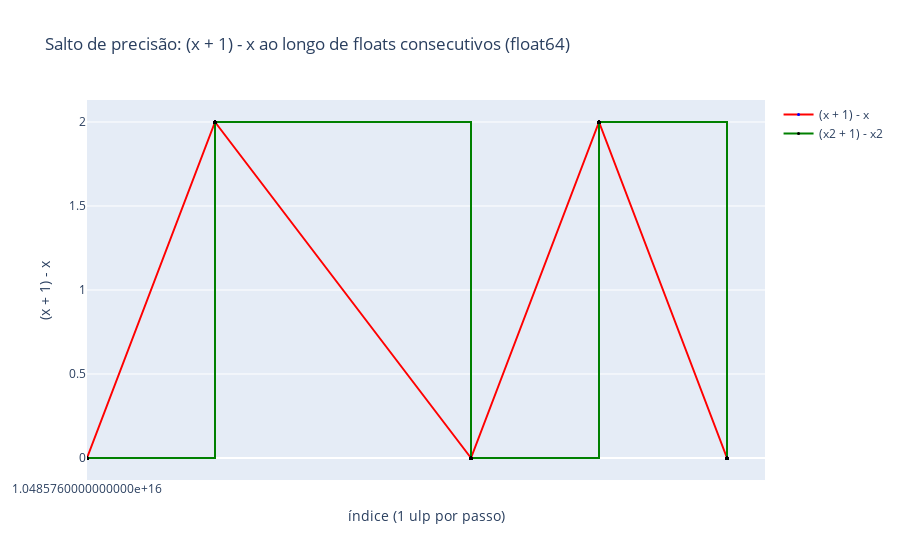

The cell this chart's notebook holds for it:
### Code cell
# Valor inicial grande onde a adição de 1 começa a ser ignorada
z = np.float64(40**10)
z2 = z

step = 8

# Gerar 1000 floats consecutivos em float64 (1 ulp entre eles)
x = np.linspace(z , z+step , 100, dtype=np.float64)

# Avaliar a expressão (x + 1) - x
y = x + 1 - x


# Valor inicial grande onde a adição de 1 começa a ser ignorada


x2 = np.linspace(z2 , z2+step ,1000, dtype=np.float64)

# Avaliar a expressão (x + 1) - x
y2 = x2 + 1 - x2

# Plot
fig = go.Figure()
fig.add_trace(go.Scatter(x=x, y=y,
                         mode="lines+markers",
                         line=dict(color="red"),
                         marker=dict(size=3, color="blue"),
                         name="(x + 1) - x"))

fig.add_trace(go.Scatter(x=x2, y=y2,
                         mode="lines+markers",
                         line=dict(color="green"),
                         marker=dict(size=3, color="black"),
                         name="(x2 + 1) - x2",
                         line_shape="hv")
                         )

fig.update_layout(
    title="Salto de precisão: (x + 1) - x ao longo de floats consecutivos (float64)",
    xaxis_title="índice (1 ulp por passo)",
    yaxis_title="(x + 1) - x",
    xaxis=dict(tickformat=".16e") 
)

fig.show()

### Figure 1 — Plotly figure (JSON) as saved in the notebook; plotly's stock layout.template omitted (floating-point values rounded to 4 significant figures; data arrays with more than 128 entries replaced by an {"elided": "..."} marker saying what was removed)
{"data": [{"line": {"color": "red"}, "marker": {"color": "blue", "size": 3}, "mode": "lines+markers", "name": "(x + 1) - x", "type": "scatter", "x": [1.049e+16, 1.049e+16, 1.049e+16, 1.049e+16, 1.049e+16, 1.049e+16, 1.049e+16, 1.049e+16, 1.049e+16, 1.049e+16, 1.049e+16, 1.049e+16, 1.049e+16, 1.049e+16, 1.049e+16, 1.049e+16, 1.049e+16, 1.049e+16, 1.049e+16, 1.049e+16, 1.049e+16, 1.049e+16, 1.049e+16, 1.049e+16, 1.049e+16, 1.049e+16, 1.049e+16, 1.049e+16, 1.049e+16, 1.049e+16, 1.049e+16, 1.049e+16, 1.049e+16, 1.049e+16, 1.049e+16, 1.049e+16, 1.049e+16, 1.049e+16, 1.049e+16, 1.049e+16, 1.049e+16, 1.049e+16, 1.049e+16, 1.049e+16, 1.049e+16, 1.049e+16, 1.049e+16, 1.049e+16, 1.049e+16, 1.049e+16, 1.049e+16, 1.049e+16, 1.049e+16, 1.049e+16, 1.049e+16, 1.049e+16, 1.049e+16, 1.049e+16, 1.049e+16, 1.049e+16, 1.049e+16, 1.049e+16, 1.049e+16, 1.049e+16, 1.049e+16, 1.049e+16, 1.049e+16, 1.049e+16, 1.049e+16, 1.049e+16, 1.049e+16, 1.049e+16, 1.049e+16, 1.049e+16, 1.049e+16, 1.049e+16, 1.049e+16, 1.049e+16, 1.049e+16, 1.049e+16, 1.049e+16, 1.049e+16, 1.049e+16, 1.049e+16, 1.049e+16, 1.049e+16, 1.049e+16, 1.049e+16, 1.049e+16, 1.049e+16, 1.049e+16, 1.049e+16, 1.049e+16, 1.049e+16, 1.049e+16, 1.049e+16, 1.049e+16, 1.049e+16, 1.049e+16, 1.049e+16], "y": [0.0, 0.0, 0.0, 0.0, 0.0, 0.0, 0.0, 0.0, 0.0, 0.0, 0.0, 0.0, 0.0, 2.0, 2.0, 2.0, 2.0, 2.0, 2.0, 2.0, 2.0, 2.0, 2.0, 2.0, 2.0, 2.0, 2.0, 2.0, 2.0, 2.0, 2.0, 2.0, 2.0, 2.0, 2.0, 2.0, 2.0, 2.0, 0.0, 0.0, 0.0, 0.0, 0.0, 0.0, 0.0, 0.0, 0.0, 0.0, 0.0, 0.0, 0.0, 0.0, 0.0, 0.0, 0.0, 0.0, 0.0, 0.0, 0.0, 0.0, 0.0, 0.0, 2.0, 2.0, 2.0, 2.0, 2.0, 2.0, 2.0, 2.0, 2.0, 2.0, 2.0, 2.0, 2.0, 2.0, 2.0, 2.0, 2.0, 2.0, 2.0, 2.0, 2.0, 2.0, 2.0, 2.0, 2.0, 0.0, 0.0, 0.0, 0.0, 0.0, 0.0, 0.0, 0.0, 0.0, 0.0, 0.0, 0.0, 0.0]}, {"line": {"color": "green", "shape": "hv"}, "marker": {"color": "black", "size": 3}, "mode": "lines+markers", "name": "(x2 + 1) - x2", "type": "scatter", "x": {"elided": "1000 float values"}, "y": {"elided": "1000 float values"}}], "layout": {"title": {"text": "Salto de precisão: (x + 1) - x ao longo de floats consecutivos (float64)"}, "xaxis": {"tickformat": ".16e", "title": {"text": "índice (1 ulp por passo)"}}, "yaxis": {"title": {"text": "(x + 1) - x"}}}}
